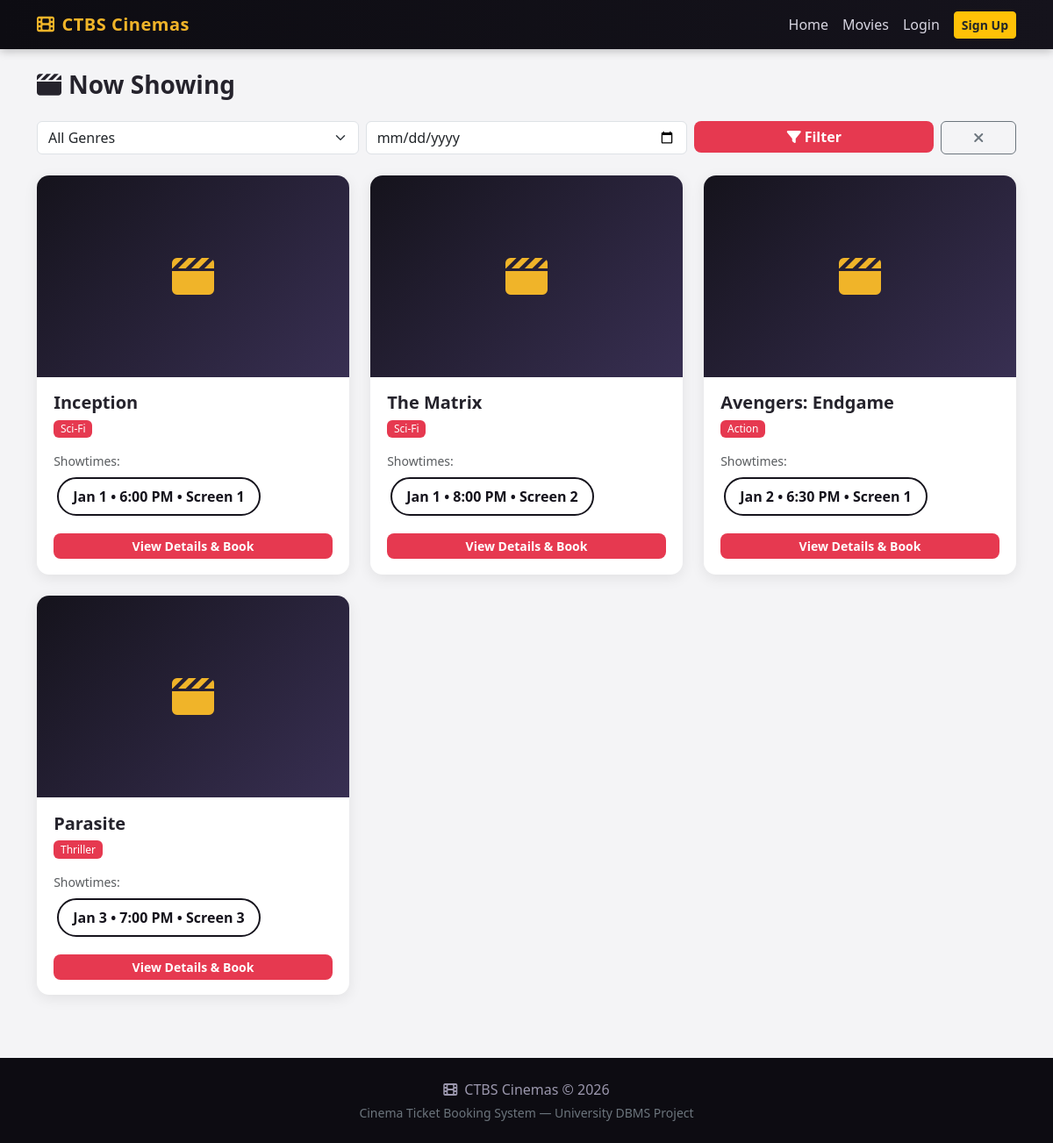
The app's page /movies.php with its own data.
### tables this page shows
CREATE TABLE Shows (
    show_id INT PRIMARY KEY AUTO_INCREMENT,
    movie_id INT,
    screen_id INT,
    show_date DATE,
    start_time TIME,
    base_price DECIMAL(10,2),
    is_active BOOLEAN DEFAULT TRUE,
    FOREIGN KEY (movie_id) REFERENCES Movie(movie_id),
    FOREIGN KEY (screen_id) REFERENCES Screen(screen_id)
);

CREATE TABLE Movie (
    movie_id INT PRIMARY KEY AUTO_INCREMENT,
    title VARCHAR(200),
    genre VARCHAR(100),
    duration_minutes INT,
    release_date DATE,
    director VARCHAR(100),
    rating DECIMAL(3,1),
    is_active BOOLEAN DEFAULT TRUE
);

CREATE TABLE Screen (
    screen_id INT PRIMARY KEY AUTO_INCREMENT,
    screen_name VARCHAR(50),
    capacity INT,
    screen_type ENUM('Standard','IMAX','VIP') DEFAULT 'Standard'
);

### includes/auth.php (called while the page is built, shortened)
<?php
function isCustomerLoggedIn() {
    return isset($_SESSION['customer_id']);
}
function getBasePath() {
    $scriptDir = dirname($_SERVER['SCRIPT_NAME']);
    return '';
}
function h($str) {
    return htmlspecialchars($str ?? '', ENT_QUOTES, 'UTF-8');
}

### movies.php (the view, shortened to what this page needs)
<?php
require_once 'includes/db.php';
require_once 'includes/auth.php';
$genre = isset($_GET['genre']) && $_GET['genre'] !== '' ? $_GET['genre'] : null;
$date  = isset($_GET['date'])  && $_GET['date']  !== '' ? $_GET['date']  : null;
$stmt = mysqli_prepare($conn, "CALL GetAvailableMovies(?, ?)");
mysqli_stmt_bind_param($stmt, "ss", $genre, $date);
mysqli_stmt_execute($stmt);
$result = mysqli_stmt_get_result($stmt);
$movies = [];
if ($result) {
    while ($row = mysqli_fetch_assoc($result)) {
        $mid = $row['movie_id'];
        if (!isset($movies[$mid])) {
            $movies[$mid] = [
                'title' => $row['title'],
                'genre' => $row['genre'],
                'shows' => []
            ];
        }
        $movies[$mid]['shows'][] = $row;
    }
}
include 'includes/header.php';
?>
<div class="container py-4">
  <h3 class="fw-bold mb-4"><i class="fa-solid fa-clapperboard me-2"></i>Now Showing</h3>
  <form method="GET" class="row g-2 mb-4">
    <div class="col-sm-4">
      <select name="genre" class="form-select">
        <option value="">All Genres</option>
      </select>
    </div>
    <div class="col-sm-4">
      <input type="date" name="date" class="form-control" value="<?php echo h($date ?? ''); ?>">
    </div>
    <div class="col-sm-3">
      <button class="btn btn-cinema w-100" type="submit"><i class="fa-solid fa-filter me-1"></i>Filter</button>
    </div>
    <div class="col-sm-1">
      <a href="movies.php" class="btn btn-outline-secondary w-100" title="Clear"><i class="fa-solid fa-xmark"></i></a>
    </div>
  </form>
  <div class="row g-4">
    <?php foreach ($movies as $movie_id => $m): ?>
      <div class="col-md-6 col-lg-4">
        <div class="movie-card">
          <div class="movie-poster"><i class="fa-solid fa-clapperboard"></i></div>
          <div class="card-body">
            <h5 class="fw-bold mb-1"><?php echo h($m['title']); ?></h5>
            <span class="badge badge-genre mb-2"><?php echo h($m['genre']); ?></span>
            <div class="mt-2 mb-2">
              <small class="text-muted d-block mb-1">Showtimes:</small>
              <?php foreach ($m['shows'] as $s): ?>
                <span class="show-chip" style="cursor:default;">
                  <?php echo date('M j', strtotime($s['show_date'])); ?> &bull; <?php echo date('g:i A', strtotime($s['start_time'])); ?> &bull; <?php echo h($s['screen_name']); ?>
                </span>
              <?php endforeach; ?>
            </div>
            <a href="movie_details.php?id=<?php echo (int)$movie_id; ?>" class="btn btn-cinema btn-sm w-100 mt-2">View Details &amp; Book</a>
          </div>
        </div>
      </div>
    <?php endforeach; ?>
  </div>
</div>
<?php include 'includes/footer.php'; ?>

### includes/header.php (shortened to what this page needs)
<?php
require_once __DIR__ . '/auth.php';
$base = getBasePath();
?>
<!DOCTYPE html>
<html lang="en">
<head>
<link href="https://cdnjs.cloudflare.com/ajax/libs/bootstrap/5.3.2/css/bootstrap.min.css" rel="stylesheet">
<link href="https://cdnjs.cloudflare.com/ajax/libs/font-awesome/6.5.1/css/all.min.css" rel="stylesheet">
<link href="<?php echo $base; ?>css/style.css" rel="stylesheet">
</head>
<body>
<nav class="navbar navbar-expand-lg navbar-dark cinema-navbar sticky-top">
  <div class="container">
    <a class="navbar-brand fw-bold" href="<?php echo $base; ?>index.php">
      <i class="fa-solid fa-film me-2"></i>CTBS Cinemas
    </a>
    <div class="collapse navbar-collapse" id="navMain">
      <ul class="navbar-nav ms-auto align-items-lg-center">
        <li class="nav-item"><a class="nav-link" href="<?php echo $base; ?>index.php">Home</a></li>
        <li class="nav-item"><a class="nav-link" href="<?php echo $base; ?>movies.php">Movies</a></li>
        <?php if (isCustomerLoggedIn()): ?>
          <li class="nav-item"><a class="nav-link" href="<?php echo $base; ?>history.php">My Bookings</a></li>
          <li class="nav-item">
            <span class="nav-link text-warning">
              <i class="fa-solid fa-user me-1"></i><?php echo h($_SESSION['customer_name']); ?>
            </span>
          </li>
          <li class="nav-item"><a class="btn btn-outline-light btn-sm ms-lg-2" href="<?php echo $base; ?>logout.php">Logout</a></li>
        <?php else: ?>
          <li class="nav-item"><a class="nav-link" href="<?php echo $base; ?>login.php">Login</a></li>
          <li class="nav-item"><a class="btn btn-warning btn-sm ms-lg-2 text-dark fw-semibold" href="<?php echo $base; ?>register.php">Sign Up</a></li>
        <?php endif; ?>
      </ul>
    </div>
  </div>
</nav>

### includes/footer.php (shortened to what this page needs)
<footer class="cinema-footer mt-5 py-4">
  <div class="container text-center">
    <p class="mb-1"><i class="fa-solid fa-film me-2"></i>CTBS Cinemas &copy; <?php echo date('Y'); ?></p>
    <p class="small text-secondary mb-0">Cinema Ticket Booking System &mdash; University DBMS Project</p>
  </div>
</footer>
</body>
</html>

### css/style.css (style rules this page uses)
:root { --cinema-dark: #15131c; --cinema-darker: #0d0c12; --cinema-red: #e63950; --cinema-gold: #f0b429; --cinema-light: #f4f4f6; --cinema-card: #1f1c29; --cinema-muted: #9b97ad; }
body { background-color: var(--cinema-light); font-family: 'Segoe UI', Roboto, Arial, sans-serif; color: #25232c; }
.cinema-navbar { background: linear-gradient(90deg, var(--cinema-darker), var(--cinema-dark)); box-shadow: 0 2px 10px rgba(0,0,0,.25); }
.cinema-navbar .nav-link { color: #d8d6e2 !important; font-weight: 500; }
.cinema-navbar .navbar-brand { color: var(--cinema-gold) !important; letter-spacing: .5px; }
.movie-card { border: none; border-radius: 14px; overflow: hidden; background: #fff; box-shadow: 0 4px 16px rgba(0,0,0,.08); transition: transform .2s ease, box-shadow .2s ease; height: 100%; }
.movie-poster { height: 230px; background: linear-gradient(135deg, var(--cinema-dark), #382f52); display: flex; align-items: center; justify-content: center; color: var(--cinema-gold); font-size: 3rem; }
.movie-card .card-body { padding: 1.1rem 1.2rem; }
.movie-card .badge-genre { background: var(--cinema-red); color: #fff; font-weight: 500; }
.btn-cinema { background: var(--cinema-red); color: #fff; border: none; font-weight: 600; border-radius: 8px; }
.show-chip { display: inline-block; padding: 8px 16px; border: 2px solid var(--cinema-dark); border-radius: 30px; color: var(--cinema-dark); font-weight: 600; text-decoration: none; margin: 4px; transition: all .15s ease; }
.cinema-footer { background: var(--cinema-darker); color: var(--cinema-muted); }

### records on screen
shows: movie.title "Inception", movie.genre "Sci-Fi", show_date "Jan 1", start_time "6:00 PM", screen.screen_name "Screen 1"
shows: movie.title "The Matrix", movie.genre "Sci-Fi", show_date "Jan 1", start_time "8:00 PM", screen.screen_name "Screen 2"
shows: movie.title "Avengers: Endgame", movie.genre "Action", show_date "Jan 2", start_time "6:30 PM", screen.screen_name "Screen 1"
shows: movie.title "Parasite", movie.genre "Thriller", show_date "Jan 3", start_time "7:00 PM", screen.screen_name "Screen 3"
